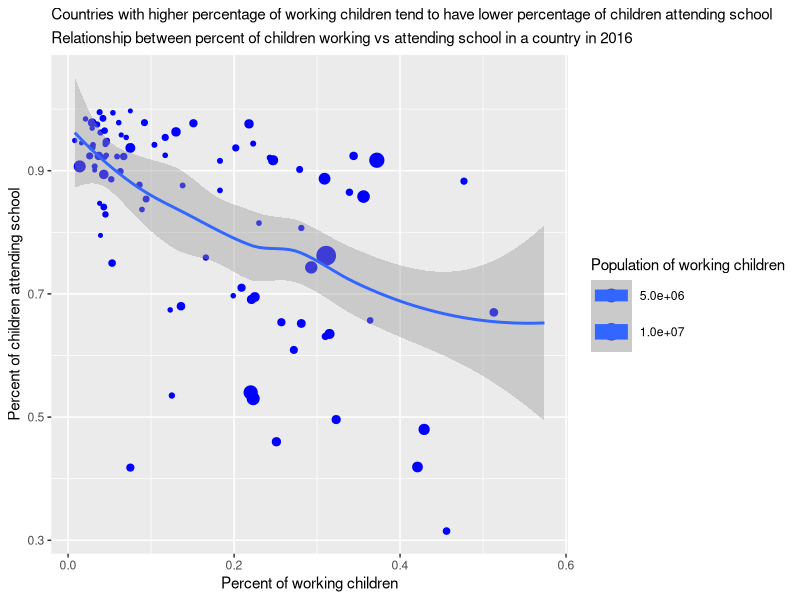
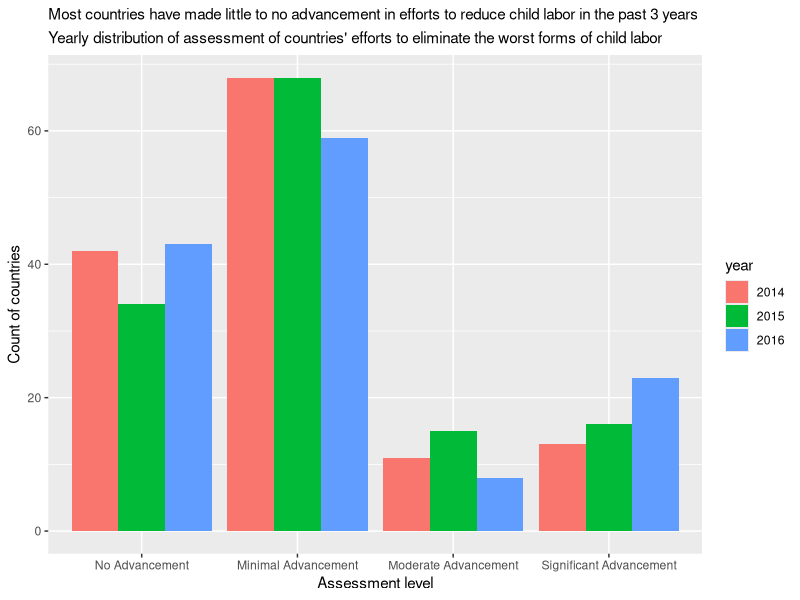
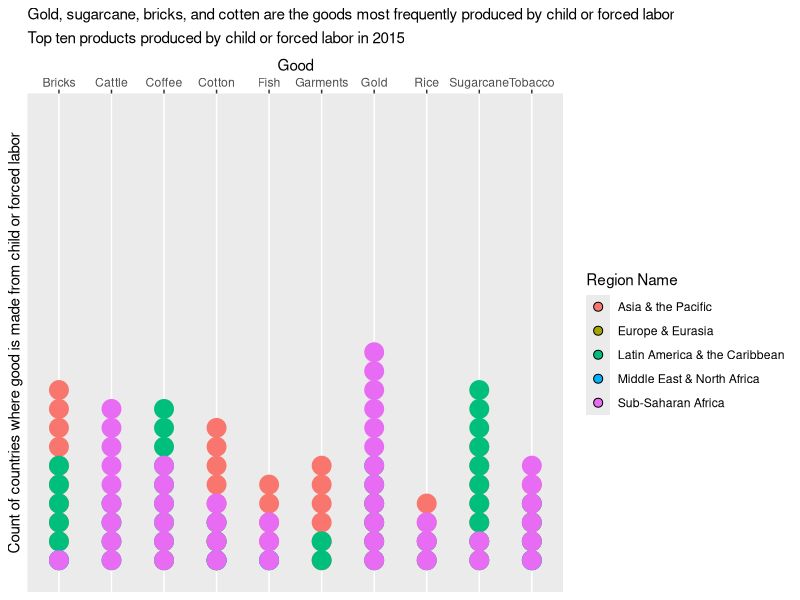

These charts were generated, in order, by the following R code:
library(tidyverse)

countries <- read_csv('data/Countries_with_WBdata.csv')
assessments <- read_csv('data/Assessments_cleaned.csv')
country_goods <- read_csv('data/CountryGoods.csv')
statistics <- read_csv('data/Statistics_cleaned.csv')

pdf(file="three_charts.pdf", width=8, height=+ guides(fill=FALSE))

# Bubble Chart
stats_2016 <- filter(statistics, year == 2016)
ggplot(data=stats_2016, aes(x=percent_of_working_children, y=percent_of_children_attending_school, size=population_of_working_children)) +
  geom_point(na.rm=TRUE, color="Blue") +
  geom_smooth(model = lm) +
  labs(title = "Countries with higher percentage of working children tend to have lower percentage of children attending school",
       subtitle = "Relationship between percent of children working vs attending school in a country in 2016",
       x = "Percent of working children",
       y = "Percent of children attending school",
       size = "Population of working children") + 
  theme(plot.title = element_text(size=11))

# Bar Chart
assessments$year <-factor(assessments$year)
assessments$advancement_level <-factor(assessments$advancement_level)
levels(assessments$advancement_level) <- c("No Advancement", "Minimal Advancement", "Moderate Advancement", "Significant Advancement")
ggplot(data=na.omit(assessments), aes(x=advancement_level, group=year, fill=year)) + 
  geom_bar(na.rm=TRUE, position='dodge') + 
  labs(title = "Most countries have made little to no advancement in efforts to reduce child labor in the past 3 years",
       subtitle = "Yearly distribution of assessment of countries' efforts to eliminate the worst forms of child labor ",
       x = "Assessment level",
       y = "Count of countries") + 
  theme(plot.title = element_text(size=11))

# Dotplot
country_goods$good = factor(country_goods$good)
country_goods_2015 <- filter(country_goods, year == 2015)
freq_goods <- count(country_goods_2015, good) %>%
  arrange(desc(n)) %>%
  top_n(10)

ggplot(data=subset(country_goods_2015,good %in% freq_goods$good), aes(x = good)) +
  geom_dotplot(dotsize = 1.2, aes(fill=regionname, color=regionname)) + 
  scale_y_continuous(name = "Count of countries where good is made from child or forced labor", breaks = NULL) + 
  scale_x_discrete(position = 'top') + 
  labs(title = "Gold, sugarcane, bricks, and cotten are the goods most frequently produced by child or forced labor",
       subtitle = "Top ten products produced by child or forced labor in 2015",
       x = "Good",
       fill = "Region Name")+
  guides(color=FALSE) + 
  theme(plot.title = element_text(size=11))

dev.off()